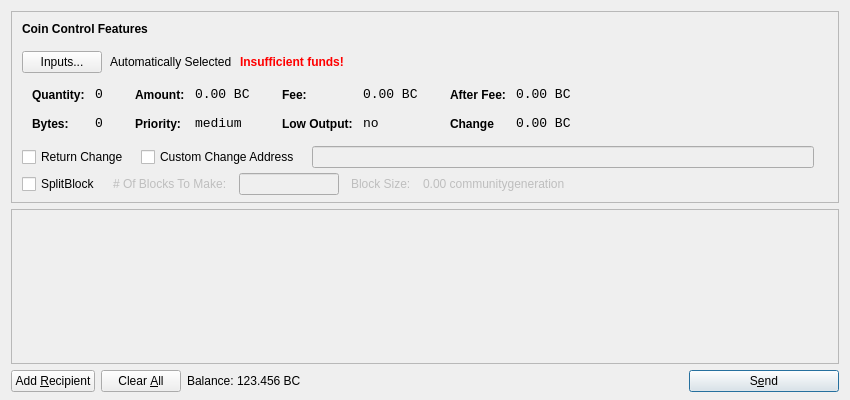
<?xml version="1.0" encoding="UTF-8"?>
<ui version="4.0">
 <class>SendCoinsDialog</class>
 <widget class="QDialog" name="SendCoinsDialog">
  <property name="geometry">
   <rect>
    <x>0</x>
    <y>0</y>
    <width>850</width>
    <height>400</height>
   </rect>
  </property>
  <property name="windowTitle">
   <string>Send Coins</string>
  </property>
  <layout class="QVBoxLayout" name="verticalLayout" stretch="0,1,0">
   <property name="bottomMargin">
    <number>8</number>
   </property>
   <item>
    <widget class="QFrame" name="frameCoinControl">
     <property name="sizePolicy">
      <sizepolicy hsizetype="Expanding" vsizetype="Expanding">
       <horstretch>0</horstretch>
       <verstretch>0</verstretch>
      </sizepolicy>
     </property>
     <property name="maximumSize">
      <size>
       <width>16777215</width>
       <height>16777215</height>
      </size>
     </property>
     <property name="frameShape">
      <enum>QFrame::StyledPanel</enum>
     </property>
     <property name="frameShadow">
      <enum>QFrame::Sunken</enum>
     </property>
     <layout class="QVBoxLayout" name="verticalLayoutCoinControl2">
      <property name="spacing">
       <number>-1</number>
      </property>
      <property name="leftMargin">
       <number>0</number>
      </property>
      <property name="topMargin">
       <number>0</number>
      </property>
      <property name="rightMargin">
       <number>0</number>
      </property>
      <property name="bottomMargin">
       <number>6</number>
      </property>
      <item>
       <layout class="QVBoxLayout" name="verticalLayoutCoinControl" stretch="0,0,0,0,1">
        <property name="spacing">
         <number>0</number>
        </property>
        <property name="leftMargin">
         <number>10</number>
        </property>
        <property name="topMargin">
         <number>10</number>
        </property>
        <item>
         <layout class="QHBoxLayout" name="horizontalLayoutCoinControl1">
          <property name="bottomMargin">
           <number>15</number>
          </property>
          <item>
           <widget class="QLabel" name="labelCoinControlFeatures">
            <property name="sizePolicy">
             <sizepolicy hsizetype="Preferred" vsizetype="Maximum">
              <horstretch>0</horstretch>
              <verstretch>0</verstretch>
             </sizepolicy>
            </property>
            <property name="font">
             <font>
              <weight>75</weight>
              <bold>true</bold>
             </font>
            </property>
            <property name="styleSheet">
             <string notr="true">font-weight:bold;</string>
            </property>
            <property name="text">
             <string>Coin Control Features</string>
            </property>
           </widget>
          </item>
         </layout>
        </item>
        <item>
         <layout class="QHBoxLayout" name="horizontalLayoutCoinControl2" stretch="0,0,0,0">
          <property name="spacing">
           <number>8</number>
          </property>
          <property name="bottomMargin">
           <number>10</number>
          </property>
          <item>
           <widget class="QPushButton" name="pushButtonCoinControl">
            <property name="styleSheet">
             <string notr="true"/>
            </property>
            <property name="text">
             <string>Inputs...</string>
            </property>
           </widget>
          </item>
          <item>
           <widget class="QLabel" name="labelCoinControlAutomaticallySelected">
            <property name="text">
             <string>Automatically Selected</string>
            </property>
            <property name="margin">
             <number>5</number>
            </property>
           </widget>
          </item>
          <item>
           <widget class="QLabel" name="labelCoinControlInsuffFunds">
            <property name="font">
             <font>
              <weight>75</weight>
              <bold>true</bold>
             </font>
            </property>
            <property name="styleSheet">
             <string notr="true">color:red;font-weight:bold;</string>
            </property>
            <property name="text">
             <string>Insufficient funds!</string>
            </property>
            <property name="margin">
             <number>5</number>
            </property>
           </widget>
          </item>
          <item>
           <spacer name="horizontalSpacerCoinControl">
            <property name="orientation">
             <enum>Qt::Horizontal</enum>
            </property>
            <property name="sizeHint" stdset="0">
             <size>
              <width>40</width>
              <height>1</height>
             </size>
            </property>
           </spacer>
          </item>
         </layout>
        </item>
        <item>
         <widget class="QWidget" name="widgetCoinControl" native="true">
          <property name="sizePolicy">
           <sizepolicy hsizetype="Preferred" vsizetype="Preferred">
            <horstretch>0</horstretch>
            <verstretch>0</verstretch>
           </sizepolicy>
          </property>
          <property name="minimumSize">
           <size>
            <width>0</width>
            <height>0</height>
           </size>
          </property>
          <property name="styleSheet">
           <string notr="true"/>
          </property>
          <layout class="QHBoxLayout" name="horizontalLayoutCoinControl5">
           <property name="margin">
            <number>0</number>
           </property>
           <item>
            <layout class="QHBoxLayout" name="horizontalLayoutCoinControl3" stretch="0,0,0,1">
             <property name="spacing">
              <number>20</number>
             </property>
             <property name="topMargin">
              <number>0</number>
             </property>
             <property name="bottomMargin">
              <number>10</number>
             </property>
             <item>
              <layout class="QFormLayout" name="formLayoutCoinControl1">
               <property name="horizontalSpacing">
                <number>10</number>
               </property>
               <property name="verticalSpacing">
                <number>14</number>
               </property>
               <property name="leftMargin">
                <number>10</number>
               </property>
               <property name="topMargin">
                <number>4</number>
               </property>
               <property name="rightMargin">
                <number>6</number>
               </property>
               <item row="0" column="0">
                <widget class="QLabel" name="labelCoinControlQuantityText">
                 <property name="styleSheet">
                  <string notr="true">font-weight:bold;</string>
                 </property>
                 <property name="text">
                  <string>Quantity:</string>
                 </property>
                 <property name="margin">
                  <number>0</number>
                 </property>
                </widget>
               </item>
               <item row="0" column="1">
                <widget class="QLabel" name="labelCoinControlQuantity">
                 <property name="font">
                  <font>
                   <family>Monospace</family>
                   <pointsize>10</pointsize>
                  </font>
                 </property>
                 <property name="cursor">
                  <cursorShape>IBeamCursor</cursorShape>
                 </property>
                 <property name="contextMenuPolicy">
                  <enum>Qt::ActionsContextMenu</enum>
                 </property>
                 <property name="text">
                  <string>0</string>
                 </property>
                 <property name="margin">
                  <number>0</number>
                 </property>
                 <property name="textInteractionFlags">
                  <set>Qt::LinksAccessibleByMouse|Qt::TextSelectableByKeyboard|Qt::TextSelectableByMouse</set>
                 </property>
                </widget>
               </item>
               <item row="1" column="0">
                <widget class="QLabel" name="labelCoinControlBytesText">
                 <property name="styleSheet">
                  <string notr="true">font-weight:bold;</string>
                 </property>
                 <property name="text">
                  <string>Bytes:</string>
                 </property>
                </widget>
               </item>
               <item row="1" column="1">
                <widget class="QLabel" name="labelCoinControlBytes">
                 <property name="font">
                  <font>
                   <family>Monospace</family>
                   <pointsize>10</pointsize>
                  </font>
                 </property>
                 <property name="cursor">
                  <cursorShape>IBeamCursor</cursorShape>
                 </property>
                 <property name="contextMenuPolicy">
                  <enum>Qt::ActionsContextMenu</enum>
                 </property>
                 <property name="text">
                  <string>0</string>
                 </property>
                 <property name="textInteractionFlags">
                  <set>Qt::LinksAccessibleByMouse|Qt::TextSelectableByKeyboard|Qt::TextSelectableByMouse</set>
                 </property>
                </widget>
               </item>
              </layout>
             </item>
             <item>
              <layout class="QFormLayout" name="formLayoutCoinControl2">
               <property name="horizontalSpacing">
                <number>10</number>
               </property>
               <property name="verticalSpacing">
                <number>14</number>
               </property>
               <property name="leftMargin">
                <number>6</number>
               </property>
               <property name="topMargin">
                <number>4</number>
               </property>
               <property name="rightMargin">
                <number>6</number>
               </property>
               <item row="0" column="0">
                <widget class="QLabel" name="labelCoinControlAmountText">
                 <property name="styleSheet">
                  <string notr="true">font-weight:bold;</string>
                 </property>
                 <property name="text">
                  <string>Amount:</string>
                 </property>
                 <property name="margin">
                  <number>0</number>
                 </property>
                </widget>
               </item>
               <item row="0" column="1">
                <widget class="QLabel" name="labelCoinControlAmount">
                 <property name="font">
                  <font>
                   <family>Monospace</family>
                   <pointsize>10</pointsize>
                  </font>
                 </property>
                 <property name="cursor">
                  <cursorShape>IBeamCursor</cursorShape>
                 </property>
                 <property name="contextMenuPolicy">
                  <enum>Qt::ActionsContextMenu</enum>
                 </property>
                 <property name="text">
                  <string>0.00 BC</string>
                 </property>
                 <property name="textInteractionFlags">
                  <set>Qt::LinksAccessibleByMouse|Qt::TextSelectableByKeyboard|Qt::TextSelectableByMouse</set>
                 </property>
                </widget>
               </item>
               <item row="1" column="0">
                <widget class="QLabel" name="labelCoinControlPriorityText">
                 <property name="styleSheet">
                  <string notr="true">font-weight:bold;</string>
                 </property>
                 <property name="text">
                  <string>Priority:</string>
                 </property>
                </widget>
               </item>
               <item row="1" column="1">
                <widget class="QLabel" name="labelCoinControlPriority">
                 <property name="font">
                  <font>
                   <family>Monospace</family>
                   <pointsize>10</pointsize>
                  </font>
                 </property>
                 <property name="cursor">
                  <cursorShape>IBeamCursor</cursorShape>
                 </property>
                 <property name="contextMenuPolicy">
                  <enum>Qt::ActionsContextMenu</enum>
                 </property>
                 <property name="text">
                  <string>medium</string>
                 </property>
                 <property name="textInteractionFlags">
                  <set>Qt::LinksAccessibleByMouse|Qt::TextSelectableByKeyboard|Qt::TextSelectableByMouse</set>
                 </property>
                </widget>
               </item>
              </layout>
             </item>
             <item>
              <layout class="QFormLayout" name="formLayoutCoinControl3">
               <property name="horizontalSpacing">
                <number>10</number>
               </property>
               <property name="verticalSpacing">
                <number>14</number>
               </property>
               <property name="leftMargin">
                <number>6</number>
               </property>
               <property name="topMargin">
                <number>4</number>
               </property>
               <property name="rightMargin">
                <number>6</number>
               </property>
               <item row="0" column="0">
                <widget class="QLabel" name="labelCoinControlFeeText">
                 <property name="styleSheet">
                  <string notr="true">font-weight:bold;</string>
                 </property>
                 <property name="text">
                  <string>Fee:</string>
                 </property>
                 <property name="margin">
                  <number>0</number>
                 </property>
                </widget>
               </item>
               <item row="0" column="1">
                <widget class="QLabel" name="labelCoinControlFee">
                 <property name="font">
                  <font>
                   <family>Monospace</family>
                   <pointsize>10</pointsize>
                  </font>
                 </property>
                 <property name="cursor">
                  <cursorShape>IBeamCursor</cursorShape>
                 </property>
                 <property name="contextMenuPolicy">
                  <enum>Qt::ActionsContextMenu</enum>
                 </property>
                 <property name="text">
                  <string>0.00 BC</string>
                 </property>
                 <property name="textInteractionFlags">
                  <set>Qt::LinksAccessibleByMouse|Qt::TextSelectableByKeyboard|Qt::TextSelectableByMouse</set>
                 </property>
                </widget>
               </item>
               <item row="1" column="0">
                <widget class="QLabel" name="labelCoinControlLowOutputText">
                 <property name="styleSheet">
                  <string notr="true">font-weight:bold;</string>
                 </property>
                 <property name="text">
                  <string>Low Output:</string>
                 </property>
                </widget>
               </item>
               <item row="1" column="1">
                <widget class="QLabel" name="labelCoinControlLowOutput">
                 <property name="font">
                  <font>
                   <family>Monospace</family>
                   <pointsize>10</pointsize>
                  </font>
                 </property>
                 <property name="cursor">
                  <cursorShape>IBeamCursor</cursorShape>
                 </property>
                 <property name="contextMenuPolicy">
                  <enum>Qt::ActionsContextMenu</enum>
                 </property>
                 <property name="text">
                  <string>no</string>
                 </property>
                 <property name="textInteractionFlags">
                  <set>Qt::LinksAccessibleByMouse|Qt::TextSelectableByKeyboard|Qt::TextSelectableByMouse</set>
                 </property>
                </widget>
               </item>
              </layout>
             </item>
             <item>
              <layout class="QFormLayout" name="formLayoutCoinControl4">
			   <property name="fieldGrowthPolicy"> 
                <enum>QFormLayout::AllNonFixedFieldsGrow</enum> 
               </property>
               <property name="horizontalSpacing">
                <number>10</number>
               </property>
               <property name="verticalSpacing">
                <number>14</number>
               </property>
               <property name="leftMargin">
                <number>6</number>
               </property>
               <property name="topMargin">
                <number>4</number>
               </property>
               <property name="rightMargin">
                <number>6</number>
               </property>
               <item row="0" column="0">
                <widget class="QLabel" name="labelCoinControlAfterFeeText">
                 <property name="styleSheet">
                  <string notr="true">font-weight:bold;</string>
                 </property>
                 <property name="text">
                  <string>After Fee:</string>
                 </property>
                 <property name="margin">
                  <number>0</number>
                 </property>
                </widget>
               </item>
               <item row="0" column="1">
                <widget class="QLabel" name="labelCoinControlAfterFee">
                 <property name="font">
                  <font>
                   <family>Monospace</family>
                   <pointsize>10</pointsize>
                  </font>
                 </property>
                 <property name="cursor">
                  <cursorShape>IBeamCursor</cursorShape>
                 </property>
                 <property name="contextMenuPolicy">
                  <enum>Qt::ActionsContextMenu</enum>
                 </property>
                 <property name="text">
                  <string>0.00 BC</string>
                 </property>
                 <property name="textInteractionFlags">
                  <set>Qt::LinksAccessibleByMouse|Qt::TextSelectableByKeyboard|Qt::TextSelectableByMouse</set>
                 </property>
                </widget>
               </item>
               <item row="1" column="0">
                <widget class="QLabel" name="labelCoinControlChangeText">
                 <property name="styleSheet">
                  <string notr="true">font-weight:bold;</string>
                 </property>
                 <property name="text">
                  <string>Change</string>
                 </property>
                </widget>
               </item>
               <item row="1" column="1">
                <widget class="QLabel" name="labelCoinControlChange">
                 <property name="font">
                  <font>
                   <family>Monospace</family>
                   <pointsize>10</pointsize>
                  </font>
                 </property>
                 <property name="cursor">
                  <cursorShape>IBeamCursor</cursorShape>
                 </property>
                 <property name="contextMenuPolicy">
                  <enum>Qt::ActionsContextMenu</enum>
                 </property>
                 <property name="text">
                  <string>0.00 BC</string>
                 </property>
                 <property name="textInteractionFlags">
                  <set>Qt::LinksAccessibleByMouse|Qt::TextSelectableByKeyboard|Qt::TextSelectableByMouse</set>
                 </property>
                </widget>
               </item>
              </layout>
             </item>
            </layout>
           </item>
          </layout>
         </widget>
        </item>
        <item>
         <layout class="QHBoxLayout" name="horizontalLayoutCoinControl4" stretch="0,0,0,0">
          <property name="spacing">
           <number>12</number>
          </property>
          <property name="sizeConstraint">
           <enum>QLayout::SetDefaultConstraint</enum>
          </property>
          <property name="topMargin">
           <number>5</number>
          </property>
          <property name="rightMargin">
           <number>5</number>
          </property>
          <item>
		  <widget class="QCheckBox" name="returnChangeCheckBox">
 		  <property name="text">
 		  <string>Return Change</string>
 		  </property>
		  </widget>
 		  </item>
 		  <item>		  
           <widget class="QCheckBox" name="checkBoxCoinControlChange">
            <property name="text">
             <string>Custom Change Address</string>
            </property>
           </widget>
          </item>
          <item>
           <widget class="QLineEdit" name="lineEditCoinControlChange">
            <property name="enabled">
             <bool>false</bool>
            </property>
            <property name="sizePolicy">
             <sizepolicy hsizetype="Expanding" vsizetype="Fixed">
              <horstretch>0</horstretch>
              <verstretch>0</verstretch>
             </sizepolicy>
            </property>
           </widget>
          </item>
          <item>
           <widget class="QLabel" name="labelCoinControlChangeLabel">
            <property name="sizePolicy">
             <sizepolicy hsizetype="Preferred" vsizetype="Expanding">
              <horstretch>0</horstretch>
              <verstretch>0</verstretch>
             </sizepolicy>
            </property>
            <property name="minimumSize">
             <size>
              <width>0</width>
              <height>0</height>
             </size>
            </property>
            <property name="text">
             <string/>
            </property>
            <property name="margin">
             <number>3</number>
            </property>
           </widget>
          </item>
         </layout>
        </item>
        <item>
         <layout class="QHBoxLayout" name="horizontalLayoutCoinControl4a" stretch="0,0,0,0">
          <property name="alignment" >
         <set>Qt::AlignLeft</set>
          </property>
          <property name="spacing">
           <number>12</number>
          </property>
          <property name="sizeConstraint">
           <enum>QLayout::SetDefaultConstraint</enum>
          </property>
          <property name="topMargin">
           <number>5</number>
          </property>
          <property name="rightMargin">
           <number>5</number>
          </property>
           <item> 
           <widget class="QCheckBox" name="splitBlockCheckBox"> 
            <property name="text"> 
             <string>SplitBlock</string> 
            </property> 
           </widget> 
          </item> 
          <item> 
           <widget class="QLabel" name="labelBlocksToMakeText"> 
            <property name="enabled"> 
             <bool>false</bool> 
            </property> 
            <property name="text"> 
             <string># Of Blocks To Make:</string> 
            </property> 
           </widget> 
          </item>
          <item> 
           <widget class="QLineEdit" name="splitBlockLineEdit"> 
            <property name="enabled"> 
             <bool>false</bool> 
            </property> 
            <property name="sizePolicy"> 
             <sizepolicy hsizetype="Fixed" vsizetype="Fixed"> 
              <horstretch>0</horstretch> 
              <verstretch>0</verstretch> 
             </sizepolicy> 
            </property> 
            <property name="maximumSize"> 
             <size> 
              <width>100</width> 
              <height>16777215</height> 
             </size> 
            </property> 
           </widget> 
          </item> 
          <item> 
           <widget class="QLabel" name="labelBlockSizeText"> 
            <property name="enabled"> 
             <bool>false</bool> 
            </property> 
            <property name="text"> 
             <string>Block Size:</string> 
            </property> 
           </widget> 
          </item> 
          <item> 
           <widget class="QLabel" name="labelBlockSize"> 
            <property name="enabled"> 
             <bool>false</bool> 
            </property> 
            <property name="text"> 
             <string>0.00 communitygeneration</string> 
            </property>
           </widget> 
           </item>
         </layout>
        </item>
        <item>		
         <spacer name="verticalSpacerCoinControl">
          <property name="orientation">
           <enum>Qt::Vertical</enum>
          </property>
          <property name="sizeHint" stdset="0">
           <size>
            <width>800</width>
            <height>1</height>
           </size>
          </property>
         </spacer>
        </item>
       </layout>
      </item>
     </layout>
    </widget>
   </item>
   <item>
    <widget class="QScrollArea" name="scrollArea">
     <property name="widgetResizable">
      <bool>true</bool>
     </property>
     <widget class="QWidget" name="scrollAreaWidgetContents">
      <property name="geometry">
       <rect>
        <x>0</x>
        <y>0</y>
        <width>830</width>
		<height>172</height>
       </rect>
      </property>
      <layout class="QVBoxLayout" name="verticalLayout_2">
       <property name="margin">
        <number>0</number>
       </property>
       <item>
        <layout class="QVBoxLayout" name="entries">
         <property name="spacing">
          <number>6</number>
         </property>
        </layout>
       </item>
       <item>
        <spacer name="verticalSpacer">
         <property name="orientation">
          <enum>Qt::Vertical</enum>
         </property>
         <property name="sizeHint" stdset="0">
          <size>
           <width>20</width>
           <height>40</height>
          </size>
         </property>
        </spacer>
       </item>
      </layout>
     </widget>
    </widget>
   </item>
   <item>
    <layout class="QHBoxLayout" name="horizontalLayout">
     <item>
      <widget class="QPushButton" name="addButton">
       <property name="toolTip">
        <string>Send to multiple recipients at once</string>
       </property>
       <property name="text">
        <string>Add &amp;Recipient</string>
       </property>
       <property name="icon">
        <iconset resource="../bitcoin.qrc">
         <normaloff>:/icons/add</normaloff>:/icons/add</iconset>
       </property>
       <property name="autoDefault">
        <bool>false</bool>
       </property>
      </widget>
     </item>
     <item>
      <widget class="QPushButton" name="clearButton">
       <property name="sizePolicy">
        <sizepolicy hsizetype="Minimum" vsizetype="Fixed">
         <horstretch>0</horstretch>
         <verstretch>0</verstretch>
        </sizepolicy>
       </property>
       <property name="toolTip">
        <string>Remove all transaction fields</string>
       </property>
       <property name="text">
        <string>Clear &amp;All</string>
       </property>
       <property name="icon">
        <iconset resource="../bitcoin.qrc">
         <normaloff>:/icons/remove</normaloff>:/icons/remove</iconset>
       </property>
       <property name="autoRepeatDelay">
        <number>300</number>
       </property>
       <property name="autoDefault">
        <bool>false</bool>
       </property>
      </widget>
     </item>
     <item>
      <layout class="QHBoxLayout" name="horizontalLayout_2">
       <property name="spacing">
        <number>3</number>
       </property>
       <item>
        <widget class="QLabel" name="label">
         <property name="sizePolicy">
          <sizepolicy hsizetype="Preferred" vsizetype="Fixed">
           <horstretch>0</horstretch>
           <verstretch>0</verstretch>
          </sizepolicy>
         </property>
         <property name="text">
          <string>Balance:</string>
         </property>
        </widget>
       </item>
       <item>
        <widget class="QLabel" name="labelBalance">
         <property name="sizePolicy">
          <sizepolicy hsizetype="Preferred" vsizetype="Fixed">
           <horstretch>0</horstretch>
           <verstretch>0</verstretch>
          </sizepolicy>
         </property>
         <property name="cursor">
          <cursorShape>IBeamCursor</cursorShape>
         </property>
         <property name="text">
          <string>123.456 BC</string>
         </property>
         <property name="textInteractionFlags">
          <set>Qt::LinksAccessibleByMouse|Qt::TextSelectableByKeyboard|Qt::TextSelectableByMouse</set>
         </property>
        </widget>
       </item>
      </layout>
     </item>
     <item>
      <spacer name="horizontalSpacer">
       <property name="orientation">
        <enum>Qt::Horizontal</enum>
       </property>
       <property name="sizeHint" stdset="0">
        <size>
         <width>40</width>
         <height>20</height>
        </size>
       </property>
      </spacer>
     </item>
     <item>
      <widget class="QPushButton" name="sendButton">
       <property name="minimumSize">
        <size>
         <width>150</width>
         <height>0</height>
        </size>
       </property>
       <property name="toolTip">
        <string>Confirm the send action</string>
       </property>
       <property name="text">
        <string>S&amp;end</string>
       </property>
       <property name="icon">
        <iconset resource="../bitcoin.qrc">
         <normaloff>:/icons/send</normaloff>:/icons/send</iconset>
       </property>
       <property name="default">
        <bool>true</bool>
       </property>
      </widget>
     </item>
    </layout>
   </item>
  </layout>
 </widget>
 <resources>
  <include location="../bitcoin.qrc"/>
 </resources>
 <connections/>
</ui>
